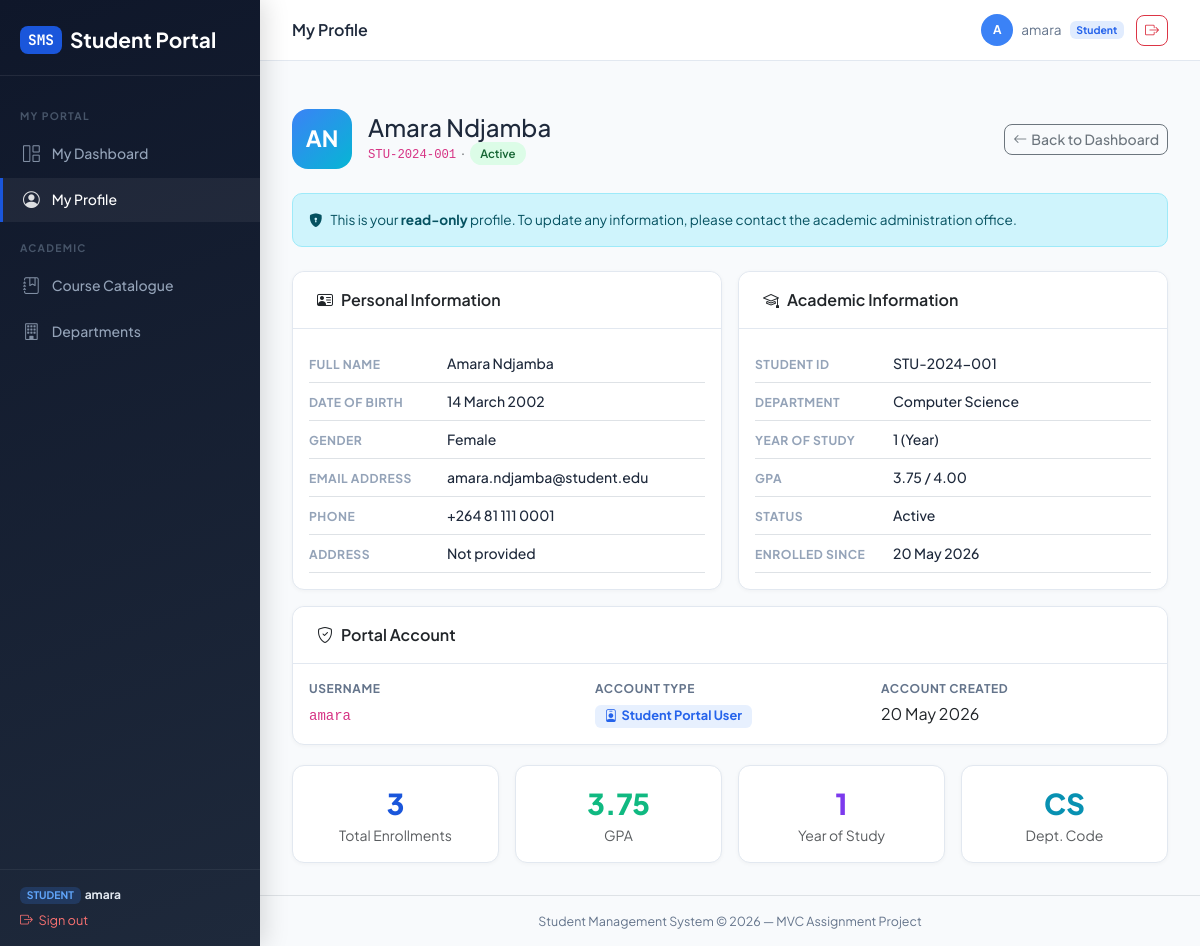
Page /portal/profile/ (signed in) on the committed database.
### students/models.py (models this page shows, shortened)
class Student(models.Model):
    GENDER_CHOICES = [('M', 'Male'), ('F', 'Female'), ('O', 'Other')]
    STATUS_CHOICES = [
        ('active', 'Active'), ('inactive', 'Inactive'),
        ('graduated', 'Graduated'), ('suspended', 'Suspended'),
    ]
    student_id = models.CharField(
        max_length=20, unique=True,
        validators=[RegexValidator(r'^[A-Z0-9\-]+$',
                                   'Use uppercase letters, digits, and hyphens only.')],
        help_text="e.g. STU-2024-001")
    first_name    = models.CharField(max_length=50)
    last_name     = models.CharField(max_length=50)
    date_of_birth = models.DateField()
    gender        = models.CharField(max_length=1, choices=GENDER_CHOICES)
    email         = models.EmailField(unique=True)
    phone         = models.CharField(max_length=20, blank=True)
    address       = models.TextField(blank=True)
    department    = models.ForeignKey(
        Department, on_delete=models.SET_NULL, null=True, related_name='students')
    year_of_study = models.PositiveSmallIntegerField(
        default=1, validators=[MinValueValidator(1), MaxValueValidator(6)])
    gpa = models.DecimalField(
        max_digits=3, decimal_places=2, default=0.00,
        validators=[MinValueValidator(0.00), MaxValueValidator(4.00)])
    status      = models.CharField(max_length=15, choices=STATUS_CHOICES, default='active')
    enrolled_at = models.DateField(auto_now_add=True)
    updated_at  = models.DateTimeField(auto_now=True)
    class Meta:
        ordering = ['last_name', 'first_name']
    @property
    def full_name(self):
        return f"{self.first_name} {self.last_name}"

class Department(models.Model):
    name = models.CharField(max_length=100, unique=True)
    code = models.CharField(max_length=10, unique=True, help_text="Short code, e.g. CS, BUS")
    description = models.TextField(blank=True)
    created_at = models.DateTimeField(auto_now_add=True)
    class Meta:
        ordering = ['name']

class StudentProfile(models.Model):
    user    = models.OneToOneField(User, on_delete=models.CASCADE,
                                   related_name='student_profile')
    student = models.OneToOneField(Student, on_delete=models.CASCADE,
                                   related_name='portal_account')
    is_student_user = models.BooleanField(default=True)
    profile_bio     = models.TextField(blank=True, default='')
    joined_at       = models.DateTimeField(auto_now_add=True)
    class Meta:
        verbose_name = 'Student Portal Account'
        verbose_name_plural = 'Student Portal Accounts'

### students/views.py (the view)
# urls.py: path('portal/profile/', views.student_profile_view, name='student_profile_view'),
@student_required
def student_profile_view(request):
    profile = request.user.student_profile
    student = profile.student
    return render(request, 'students/student_profile.html', {
        'student': student,
        'profile': profile,
    })

### students/templates/students/student_profile.html (shortened to what this page needs)
{% extends 'students/base.html' %}
{% block page_title %}My Profile{% endblock %}
{% block content %}
<div class="d-flex justify-content-between align-items-center mb-4">
  <div class="d-flex align-items-center gap-3">
    <div class="student-avatar"
         style="width:60px;height:60px;font-size:1.4rem;border-radius:16px;
                background:linear-gradient(135deg,#3b82f6,#06b6d4);flex-shrink:0">
      {{ student.first_name|first }}{{ student.last_name|first }}
    </div>
    <div>
      <h4 class="mb-0 fw-700">{{ student.full_name }}</h4>
      <div class="text-muted small">
        <code>{{ student.student_id }}</code>
        &nbsp;·&nbsp;
        <span class="status-badge status-{{ student.status }}">{{ student.status }}</span>
      </div>
    </div>
  </div>
  <a href="{% url 'student_portal' %}" class="btn btn-outline-secondary btn-sm">
    <i class="bi bi-arrow-left me-1"></i>Back to Dashboard
  </a>
</div>
<div class="alert alert-info d-flex align-items-center gap-2 mb-4"
     style="font-size:.85rem;border-radius:10px">
  <i class="bi bi-shield-lock-fill"></i>
  <div>
    This is your <strong>read-only</strong> profile. To update any information,
    please contact the academic administration office.
  </div>
</div>
<div class="row g-3">
  <div class="col-md-6">
    <div class="card h-100">
      <div class="card-header">
        <i class="bi bi-person-vcard me-2"></i>Personal Information
      </div>
      <div class="card-body">
        {% include "students/_profile_row.html" with label="Full Name"      value=student.full_name %}
        {% include "students/_profile_row.html" with label="Date of Birth"  value=student.date_of_birth|date:"d F Y" %}
        {% include "students/_profile_row.html" with label="Gender"         value=student.get_gender_display %}
        {% include "students/_profile_row.html" with label="Email Address"  value=student.email %}
        {% include "students/_profile_row.html" with label="Phone"          value=student.phone|default:"Not provided" %}
        {% include "students/_profile_row.html" with label="Address"        value=student.address|default:"Not provided" %}
      </div>
    </div>
  </div>
  <div class="col-md-6">
    <div class="card h-100">
      <div class="card-header">
        <i class="bi bi-mortarboard me-2"></i>Academic Information
      </div>
      <div class="card-body">
        {% include "students/_profile_row.html" with label="Student ID"    value=student.student_id %}
        {% include "students/_profile_row.html" with label="Department"    value=student.department.name|default:"Not assigned" %}
        {% include "students/_profile_row.html" with label="Year of Study" value=student.year_of_study|stringformat:"s"|add:" (Year)" %}
        {% include "students/_profile_row.html" with label="GPA"           value=student.gpa|stringformat:".2f"|add:" / 4.00" %}
        {% include "students/_profile_row.html" with label="Status"        value=student.get_status_display %}
        {% include "students/_profile_row.html" with label="Enrolled Since" value=student.enrolled_at|date:"d F Y" %}
      </div>
    </div>
  </div>
  <div class="col-12">
    <div class="card">
      <div class="card-header">
        <i class="bi bi-shield-check me-2"></i>Portal Account
      </div>
      <div class="card-body">
        <div class="row g-3">
          <div class="col-md-4">
            <div style="font-size:.75rem;color:#64748b;font-weight:700;text-transform:uppercase;letter-spacing:.05em">Username</div>
            <div class="fw-600 mt-1"><code>{{ request.user.username }}</code></div>
          </div>
          <div class="col-md-4">
            <div style="font-size:.75rem;color:#64748b;font-weight:700;text-transform:uppercase;letter-spacing:.05em">Account Type</div>
            <div class="mt-1">
              <span class="badge" style="background:rgba(59,130,246,.12);color:#2563eb;font-size:.8rem;border-radius:6px;padding:.3rem .6rem">
                <i class="bi bi-person-badge me-1"></i>Student Portal User
              </span>
            </div>
          </div>
          <div class="col-md-4">
            <div style="font-size:.75rem;color:#64748b;font-weight:700;text-transform:uppercase;letter-spacing:.05em">Account Created</div>
            <div class="fw-600 mt-1">{{ profile.joined_at|date:"d M Y" }}</div>
          </div>
        </div>
      </div>
    </div>
  </div>
</div>
<div class="row g-3 mt-1">
  <div class="col-md-3">
    <div class="card text-center py-3">
      <div style="font-size:1.8rem;font-weight:800;color:#1a56db">{{ student.enrollments.count }}</div>
      <div class="text-muted small">Total Enrollments</div>
    </div>
  </div>
  <div class="col-md-3">
    <div class="card text-center py-3">
      <div style="font-size:1.8rem;font-weight:800;
                  color:{% if student.gpa >= 3.5 %}#10b981{% elif student.gpa >= 2.0 %}#f59e0b{% else %}#ef4444{% endif %}">
        {{ student.gpa }}
      </div>
      <div class="text-muted small">GPA</div>
    </div>
  </div>
  <div class="col-md-3">
    <div class="card text-center py-3">
      <div style="font-size:1.8rem;font-weight:800;color:#7c3aed">{{ student.year_of_study }}</div>
      <div class="text-muted small">Year of Study</div>
    </div>
  </div>
  <div class="col-md-3">
    <div class="card text-center py-3">
      <div style="font-size:1.8rem;font-weight:800;color:#0891b2">
        {{ student.department.code|default:"—" }}
      </div>
      <div class="text-muted small">Dept. Code</div>
    </div>
  </div>
</div>
{% endblock %}

### students/templates/students/base.html (shortened to what this page needs)
<!DOCTYPE html>
<html lang="en">
<head>
  <link href="https://cdn.jsdelivr.net/npm/bootstrap@5.3.2/dist/css/bootstrap.min.css"
        rel="stylesheet"/>
  <link href="https://cdn.jsdelivr.net/npm/bootstrap-icons@1.11.3/font/bootstrap-icons.css"
        rel="stylesheet"/>
</head>
<body>
<aside class="sidebar" id="sidebar">
  <div class="sidebar-brand">
    <a href="{% if user.is_authenticated %}{% if user.is_staff or user.is_superuser %}{% url 'home' %}{% else %}{% url 'student_portal' %}{% endif %}{% else %}{% url 'landing' %}{% endif %}" class="logo">
      <span>SMS</span> {% if user.is_authenticated and not user.is_staff and not user.is_superuser %}Student Portal{% else %}Admin Panel{% endif %}
    </a>
  </div>
  <nav class="sidebar-nav">
    {% if user.is_authenticated and not user.is_staff and not user.is_superuser %}
      <div class="nav-section-label">My Portal</div>
      <a href="{% url 'student_portal' %}"
         class="sidebar-link {% if request.resolver_match.url_name == 'student_portal' %}active{% endif %}">
        <i class="bi bi-grid-1x2"></i> My Dashboard
      </a>
      <a href="{% url 'student_profile_view' %}"
         class="sidebar-link {% if request.resolver_match.url_name == 'student_profile_view' %}active{% endif %}">
        <i class="bi bi-person-circle"></i> My Profile
      </a>
      <div class="nav-section-label">Academic</div>
      <a href="{% url 'course_list' %}"
         class="sidebar-link {% if request.resolver_match.url_name == 'course_list' %}active{% endif %}">
        <i class="bi bi-journal-bookmark"></i> Course Catalogue
      </a>
      <a href="{% url 'department_list' %}"
         class="sidebar-link {% if request.resolver_match.url_name == 'department_list' %}active{% endif %}">
        <i class="bi bi-building"></i> Departments
      </a>
    {% endif %}
  </nav>
  <div class="sidebar-footer">
    {% if user.is_authenticated %}
      {% if user.is_staff or user.is_superuser %}
        <div style="font-size:.75rem;margin-bottom:.4rem">
          <span class="badge" style="background:rgba(16,185,129,.2);color:#10b981;font-size:.65rem">ADMIN</span>
          &nbsp;<strong style="color:#e2e8f0">{{ user.username }}</strong>
        </div>
      {% else %}
        <div style="font-size:.75rem;margin-bottom:.4rem">
          <span class="badge" style="background:rgba(59,130,246,.2);color:#60a5fa;font-size:.65rem">STUDENT</span>
          &nbsp;<strong style="color:#e2e8f0">{{ user.username }}</strong>
        </div>
      {% endif %}
      <form method="post" action="{% url 'logout' %}" style="margin:0">
        <button type="submit"
                style="background:none;border:none;padding:0;cursor:pointer;font-size:.8rem;color:#f87171;text-decoration:none;display:flex;align-items:center;gap:.35rem;">
          <i class="bi bi-box-arrow-right"></i> Sign out
        </button>
      </form>
    {% endif %}
  </div>
</aside>
<div class="main-wrapper">
  <header class="topbar">
    <div class="d-flex align-items-center gap-3">
      <span class="page-title">{% block page_title %}Student Management System{% endblock %}</span>
    </div>
    <div class="user-pill">
      {% if user.is_authenticated %}
        <div class="user-avatar"
             style="{% if user.is_staff or user.is_superuser %}background:#10b981{% else %}background:#3b82f6{% endif %}">
          {{ user.username|first|upper }}
        </div>
        <span>{{ user.username }}</span>
        {% if user.is_staff or user.is_superuser %}
          <span class="badge" style="background:rgba(16,185,129,.15);color:#059669;font-size:.65rem;border-radius:6px">Admin</span>
        {% else %}
          <span class="badge" style="background:rgba(59,130,246,.15);color:#2563eb;font-size:.65rem;border-radius:6px">Student</span>
        {% endif %}
        <form method="post" action="{% url 'logout' %}" style="margin:0;display:inline">
          <button type="submit" class="btn btn-sm btn-outline-danger ms-1" title="Logout">
            <i class="bi bi-box-arrow-right"></i>
          </button>
        </form>
      {% else %}
        <a href="{% url 'login' %}" class="btn btn-sm btn-primary">
          <i class="bi bi-box-arrow-in-right me-1"></i>Login
        </a>
        <a href="{% url 'student_register' %}" class="btn btn-sm btn-outline-secondary">Register</a>
      {% endif %}
    </div>
  </header>
  <div class="px-4 pt-3">
  </div>
  <main class="content-area">
    {% block content %}{% endblock %}
  </main>
  <footer class="text-center py-3 border-top" style="font-size:.78rem;color:var(--muted)">
    Student Management System &copy; 2026 — MVC Assignment Project
  </footer>
</div>
</body>
</html>

### students/templates/students/_profile_row.html
<div class="d-flex border-bottom py-2" style="gap:.5rem">
  <div style="min-width:130px;font-size:.76rem;font-weight:700;color:#94a3b8;
              text-transform:uppercase;letter-spacing:.04em;padding-top:.1rem">
    {{ label }}
  </div>
  <div style="font-size:.875rem;font-weight:500;color:#1e293b;flex:1">
    {{ value }}
  </div>
</div>

### rows in the picture
Student: first_name|first "A", last_name|first "N", full_name "Amara Ndjamba", student_id "STU-2024-001", status "Active", date_of_birth "14 March 2002 amara.ndjamba@student.edu +264 81 111 0001 STU-2024-001 Active", enrollments.count "3", gpa "3.75", year_of_study "1", department.code "CS"
Department: name "Computer Science"
StudentProfile: joined_at "20 May 2026"

### other values in the picture
{{ user.username }} "amara"
{{ user.username|first|upper }} "A"
{{ label }} "FULL NAME DATE OF BIRTH GENDER EMAIL ADDRESS PHONE ADDRESS STUDENT ID DEPARTMENT YEAR OF STUDY GPA STATUS ENROLLED SINCE"
{{ value }} "Amara Ndjamba Female Not provided 1 (Year) 3.75 / 4.00 20 May 2026"
{{ request.user.username }} "amara"
